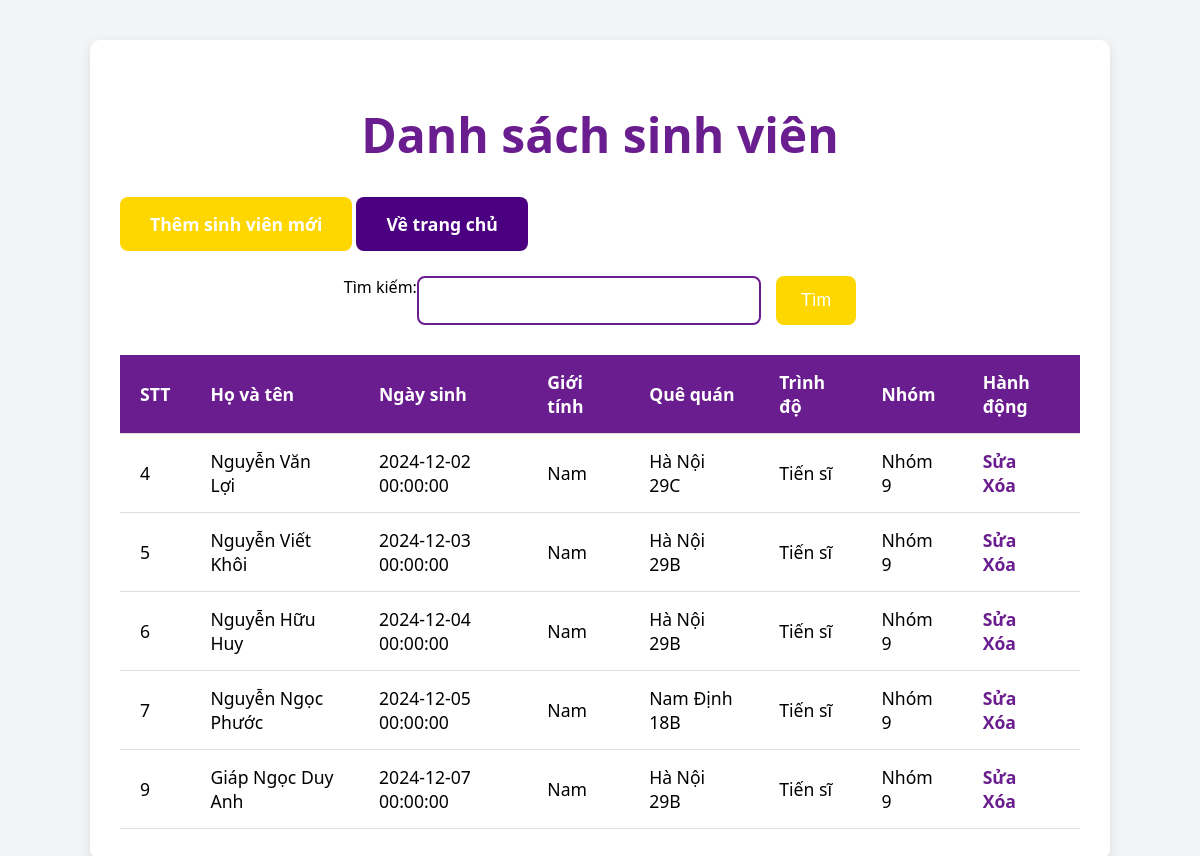
Page /project/index.php on the committed database.
### tables this page shows
CREATE TABLE `table_students` (
  `id` int(11) NOT NULL,
  `fullname` varchar(255) NOT NULL,
  `dob` datetime NOT NULL,
  `gender` int(11) NOT NULL,
  `hometown` varchar(255) NOT NULL,
  `level` int(11) NOT NULL,
  `group_id` int(11) NOT NULL
);

### project/index.php (the view, shortened to what this page needs)
<?php
include 'db_connection.php';
$search = '';
$sql = "SELECT * FROM table_Students WHERE fullname LIKE '%$search%' OR hometown LIKE '%$search%'";
$result = $conn->query($sql);
function genderToString($gender) {
    return $gender == 1 ? 'Nam' : 'Nữ';
}
function levelToString($level) {
    switch ($level) {
        case 0: return 'Tiến sĩ';
    }
}
?>
<!DOCTYPE html>
<html lang="vi">
<head>
    <link rel="stylesheet" href="styles.css">
</head>
<body>
<div class="container">
    <h1>Danh sách sinh viên</h1>
    <a href="add_student.php" class="btn">Thêm sinh viên mới</a>
    <a href="index.php" class="btn home-btn">Về trang chủ</a>
    <form method="GET" action="index.php">
        <label for="search">Tìm kiếm:</label>
        <input type="text" id="search" name="search" value="<?= htmlspecialchars($search) ?>">
        <button type="submit">Tìm</button>
    </form>
    <table>
        <tr>
            <th>STT</th>
            <th>Họ và tên</th>
            <th>Ngày sinh</th>
            <th>Giới tính</th>
            <th>Quê quán</th>
            <th>Trình độ</th>
            <th>Nhóm</th>
            <th>Hành động</th>
        </tr>
        <?php if ($result->num_rows > 0): ?>
            <?php while ($row = $result->fetch_assoc()): ?>
                <tr>
                    <td><?= $row['id'] ?></td>
                    <td><?= htmlspecialchars($row['fullname']) ?></td>
                    <td><?= htmlspecialchars($row['dob']) ?></td>
                    <td><?= genderToString($row['gender']) ?></td>
                    <td><?= htmlspecialchars($row['hometown']) ?></td>
                    <td><?= levelToString($row['level']) ?></td>
                    <td>Nhóm <?= htmlspecialchars($row['group_id']) ?></td>
                    <td>
                        <a href="edit_student.php?id=<?= $row['id'] ?>">Sửa</a>
                        <a href="delete_student.php?id=<?= $row['id'] ?>" onclick="return confirm('Bạn có chắc muốn xóa?')">Xóa</a>
                    </td>
                </tr>
            <?php endwhile; ?>
        <?php else: ?>
            <tr>
                <td colspan="8" class="no-results">Không tìm thấy sinh viên nào phù hợp.</td>
            </tr>
        <?php endif; ?>
    </table>
</div>
</body>
</html>

### project/styles.css (style rules this page uses)
body { font-family: 'Segoe UI', Tahoma, Geneva, Verdana, sans-serif; background-color: #f3f4f6; margin: 0; padding: 0; box-sizing: border-box; }
.container { width: 80%; margin: 40px auto; padding: 30px; background-color: #ffffff; border-radius: 10px; box-shadow: 0 4px 12px rgba(0, 0, 0, 0.1); }
h1 { text-align: center; color: #6A1D8F; font-size: 3rem; margin-bottom: 30px; }
a.btn { display: inline-block; background-color: #FFD700; color: #fff; padding: 15px 30px; text-decoration: none; border-radius: 8px; font-size: 1.1rem; font-weight: bold; margin-bottom: 25px; text-align: center; transition: all 0.3s ease; }
a.home-btn { background-color: #4B0082; }
form { display: flex; justify-content: center; margin-bottom: 30px; }
form input[type="text"] { padding: 12px 20px; font-size: 1.1rem; border: 2px solid #6A1D8F; border-radius: 8px; margin-right: 15px; width: 300px; }
form button { padding: 12px 25px; font-size: 1.1rem; background-color: #FFD700; color: white; border: none; border-radius: 8px; cursor: pointer; transition: background-color 0.3s ease, transform 0.2s ease; }
table { width: 100%; border-collapse: collapse; margin-top: 30px; }
table th, table td { text-align: left; padding: 15px 20px; font-size: 1.1rem; border-bottom: 1px solid #ddd; }
table th { background-color: #6A1D8F; color: white; font-weight: bold; }
table td a { color: #6A1D8F; text-decoration: none; font-weight: bold; margin-right: 10px; transition: color 0.3s ease; }

### rows in the picture
table_students: id "4", fullname "Nguyễn Văn Lợi", dob "2024-12-02 00:00:00", gender "Nam", hometown "Hà Nội 29C", level "Tiến sĩ", group "9"
table_students: id "5", fullname "Nguyễn Viết Khôi", dob "2024-12-03 00:00:00", gender "Nam", hometown "Hà Nội 29B", level "Tiến sĩ", group "9"
table_students: id "6", fullname "Nguyễn Hữu Huy", dob "2024-12-04 00:00:00", gender "Nam", hometown "Hà Nội 29B", level "Tiến sĩ", group "9"
table_students: id "7", fullname "Nguyễn Ngọc Phước", dob "2024-12-05 00:00:00", gender "Nam", hometown "Nam Định 18B", level "Tiến sĩ", group "9"
table_students: id "9", fullname "Giáp Ngọc Duy Anh", dob "2024-12-07 00:00:00", gender "Nam", hometown "Hà Nội 29B", level "Tiến sĩ", group "9"
